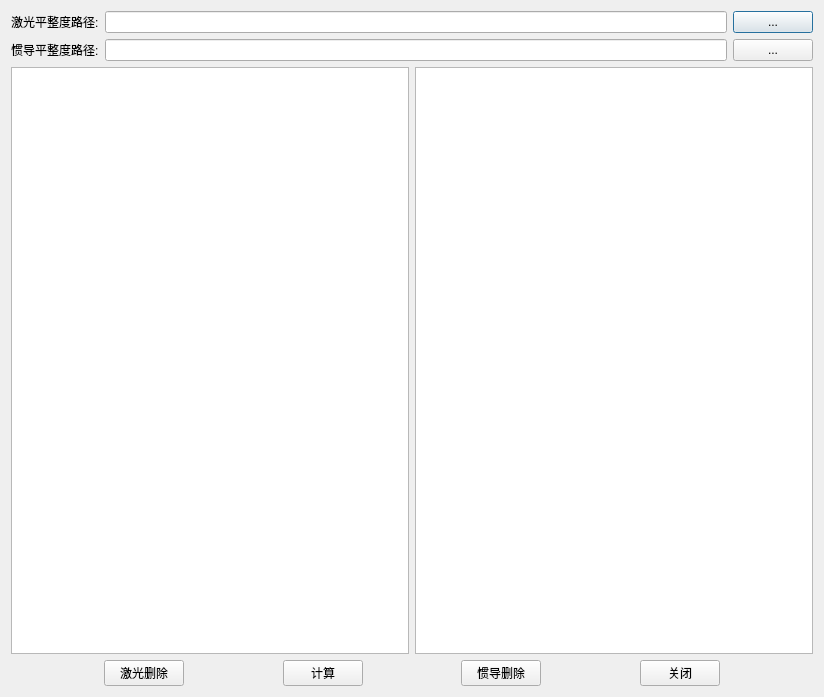
<?xml version="1.0" encoding="UTF-8"?>
<ui version="4.0">
 <class>XrCalcuCalibrateParamDlg</class>
 <widget class="QDialog" name="XrCalcuCalibrateParamDlg">
  <property name="geometry">
   <rect>
    <x>0</x>
    <y>0</y>
    <width>824</width>
    <height>697</height>
   </rect>
  </property>
  <property name="windowTitle">
   <string>XrCalcuCalibrateParamDlg</string>
  </property>
  <layout class="QGridLayout" name="gridLayout">
   <item row="0" column="0">
    <layout class="QVBoxLayout" name="verticalLayout">
     <item>
      <layout class="QHBoxLayout" name="horizontalLayout">
       <item>
        <widget class="QLabel" name="label">
         <property name="text">
          <string>激光平整度路径:</string>
         </property>
        </widget>
       </item>
       <item>
        <widget class="QLineEdit" name="lineEdit_laser_iri_dir"/>
       </item>
       <item>
        <widget class="QPushButton" name="pushButton_find_laser_dir">
         <property name="text">
          <string>...</string>
         </property>
        </widget>
       </item>
      </layout>
     </item>
     <item>
      <layout class="QHBoxLayout" name="horizontalLayout_2">
       <item>
        <widget class="QLabel" name="label_2">
         <property name="text">
          <string>惯导平整度路径:</string>
         </property>
        </widget>
       </item>
       <item>
        <widget class="QLineEdit" name="lineEdit_imu_iri_dir"/>
       </item>
       <item>
        <widget class="QPushButton" name="pushButton_find_imu_dir">
         <property name="text">
          <string>...</string>
         </property>
        </widget>
       </item>
      </layout>
     </item>
     <item>
      <layout class="QHBoxLayout" name="horizontalLayout_3">
       <item>
        <layout class="QHBoxLayout" name="horizontalLayout_4"/>
       </item>
       <item>
        <widget class="QTableView" name="tableView_laser_iri"/>
       </item>
       <item>
        <widget class="QTableView" name="tableView_imu_iri"/>
       </item>
      </layout>
     </item>
     <item>
      <layout class="QHBoxLayout" name="horizontalLayout_5">
       <item>
        <spacer name="horizontalSpacer_5">
         <property name="orientation">
          <enum>Qt::Horizontal</enum>
         </property>
         <property name="sizeHint" stdset="0">
          <size>
           <width>40</width>
           <height>20</height>
          </size>
         </property>
        </spacer>
       </item>
       <item>
        <widget class="QPushButton" name="pushButton_del">
         <property name="text">
          <string>激光删除</string>
         </property>
        </widget>
       </item>
       <item>
        <spacer name="horizontalSpacer_2">
         <property name="orientation">
          <enum>Qt::Horizontal</enum>
         </property>
         <property name="sizeHint" stdset="0">
          <size>
           <width>40</width>
           <height>20</height>
          </size>
         </property>
        </spacer>
       </item>
       <item>
        <widget class="QPushButton" name="pushButton_ok">
         <property name="text">
          <string>计算</string>
         </property>
        </widget>
       </item>
       <item>
        <spacer name="horizontalSpacer_6">
         <property name="orientation">
          <enum>Qt::Horizontal</enum>
         </property>
         <property name="sizeHint" stdset="0">
          <size>
           <width>40</width>
           <height>20</height>
          </size>
         </property>
        </spacer>
       </item>
       <item>
        <widget class="QPushButton" name="pushButton_imu_del">
         <property name="text">
          <string>惯导删除</string>
         </property>
        </widget>
       </item>
       <item>
        <spacer name="horizontalSpacer_4">
         <property name="orientation">
          <enum>Qt::Horizontal</enum>
         </property>
         <property name="sizeHint" stdset="0">
          <size>
           <width>40</width>
           <height>20</height>
          </size>
         </property>
        </spacer>
       </item>
       <item>
        <widget class="QPushButton" name="pushButton_cancel">
         <property name="text">
          <string>关闭</string>
         </property>
        </widget>
       </item>
       <item>
        <spacer name="horizontalSpacer">
         <property name="orientation">
          <enum>Qt::Horizontal</enum>
         </property>
         <property name="sizeHint" stdset="0">
          <size>
           <width>40</width>
           <height>20</height>
          </size>
         </property>
        </spacer>
       </item>
      </layout>
     </item>
    </layout>
   </item>
  </layout>
 </widget>
 <layoutdefault spacing="6" margin="11"/>
 <resources/>
 <connections/>
</ui>
